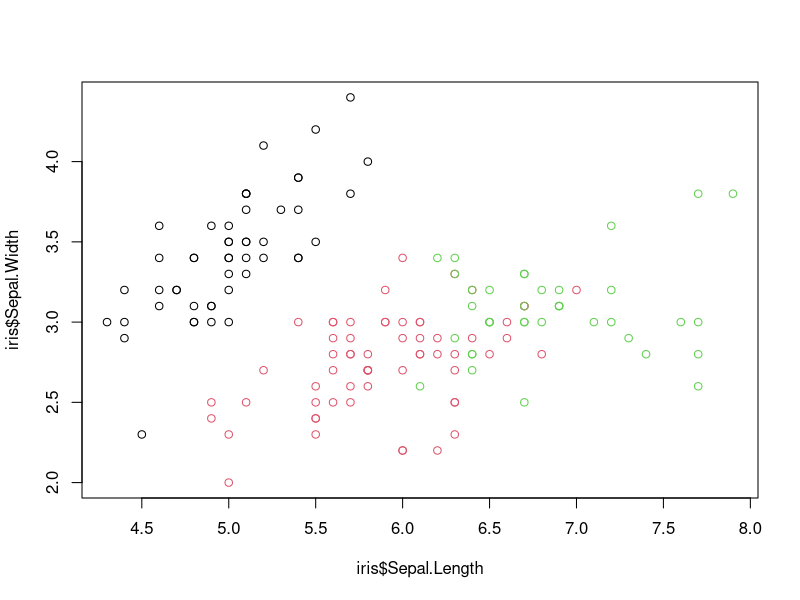

The R source for this figure:
 
# Example: k-means clustering
set.seed(123)
clusters <- kmeans(iris[,1:4], centers = 3)
 
plot(iris$Sepal.Length, iris$Sepal.Width, col = clusters$cluster)